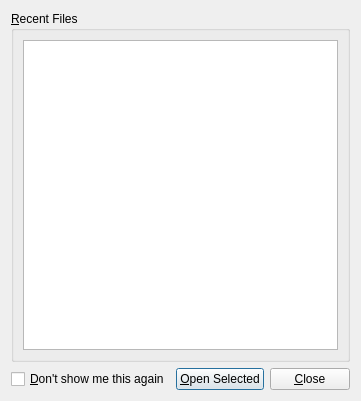
<?xml version="1.0" encoding="UTF-8"?>
<ui version="4.0">
 <class>QuickOpenDialog</class>
 <widget class="QDialog" name="QuickOpenDialog">
  <property name="geometry">
   <rect>
    <x>0</x>
    <y>0</y>
    <width>340</width>
    <height>401</height>
   </rect>
  </property>
  <property name="windowTitle">
   <string>Dialog</string>
  </property>
  <layout class="QVBoxLayout" name="verticalLayout_2">
   <item>
    <widget class="QGroupBox" name="groupbox">
     <property name="title">
      <string>&amp;Recent Files</string>
     </property>
     <layout class="QVBoxLayout" name="verticalLayout">
      <item>
       <widget class="QListView" name="list"/>
      </item>
     </layout>
    </widget>
   </item>
   <item>
    <layout class="QHBoxLayout" name="horizontalLayout">
     <item>
      <widget class="QCheckBox" name="memorylabel">
       <property name="text">
        <string>&amp;Don't show me this again</string>
       </property>
      </widget>
     </item>
     <item>
      <spacer name="horizontalSpacer">
       <property name="orientation">
        <enum>Qt::Horizontal</enum>
       </property>
       <property name="sizeHint" stdset="0">
        <size>
         <width>40</width>
         <height>20</height>
        </size>
       </property>
      </spacer>
     </item>
     <item>
      <widget class="QPushButton" name="openbutton">
       <property name="text">
        <string>&amp;Open Selected</string>
       </property>
      </widget>
     </item>
     <item>
      <widget class="QPushButton" name="closebutton">
       <property name="text">
        <string>&amp;Close</string>
       </property>
      </widget>
     </item>
    </layout>
   </item>
  </layout>
 </widget>
 <resources/>
 <connections/>
</ui>
